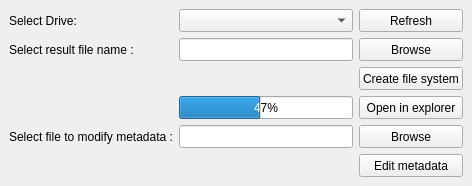
<?xml version="1.0" encoding="UTF-8"?>
<ui version="4.0">
 <class>MainWindow</class>
 <widget class="QMainWindow" name="MainWindow">
  <property name="geometry">
   <rect>
    <x>0</x>
    <y>0</y>
    <width>472</width>
    <height>186</height>
   </rect>
  </property>
  <property name="windowTitle">
   <string>Offline file ManaGer (OMG)</string>
  </property>
  <property name="windowIcon">
   <iconset>
    <normaloff>../../img/icon.png</normaloff>../../img/icon.png</iconset>
  </property>
  <widget class="QWidget" name="centralwidget">
   <layout class="QGridLayout" name="gridLayout">
    <item row="1" column="2">
     <widget class="QPushButton" name="button_browseResultFile">
      <property name="sizePolicy">
       <sizepolicy hsizetype="Minimum" vsizetype="Preferred">
        <horstretch>0</horstretch>
        <verstretch>0</verstretch>
       </sizepolicy>
      </property>
      <property name="text">
       <string>Browse</string>
      </property>
     </widget>
    </item>
    <item row="0" column="2">
     <widget class="QPushButton" name="button_refreshDrives">
      <property name="sizePolicy">
       <sizepolicy hsizetype="Minimum" vsizetype="Preferred">
        <horstretch>0</horstretch>
        <verstretch>0</verstretch>
       </sizepolicy>
      </property>
      <property name="text">
       <string>Refresh</string>
      </property>
     </widget>
    </item>
    <item row="4" column="2">
     <widget class="QPushButton" name="button_browseModifyFile">
      <property name="sizePolicy">
       <sizepolicy hsizetype="Minimum" vsizetype="Preferred">
        <horstretch>0</horstretch>
        <verstretch>0</verstretch>
       </sizepolicy>
      </property>
      <property name="text">
       <string>Browse</string>
      </property>
     </widget>
    </item>
    <item row="5" column="2">
     <widget class="QPushButton" name="button_startEditMetadata">
      <property name="sizePolicy">
       <sizepolicy hsizetype="Minimum" vsizetype="Preferred">
        <horstretch>0</horstretch>
        <verstretch>0</verstretch>
       </sizepolicy>
      </property>
      <property name="text">
       <string>Edit metadata</string>
      </property>
     </widget>
    </item>
    <item row="0" column="0">
     <widget class="QLabel" name="label_selectDrive">
      <property name="sizePolicy">
       <sizepolicy hsizetype="Preferred" vsizetype="Preferred">
        <horstretch>0</horstretch>
        <verstretch>0</verstretch>
       </sizepolicy>
      </property>
      <property name="text">
       <string>Select Drive: </string>
      </property>
     </widget>
    </item>
    <item row="4" column="0">
     <widget class="QLabel" name="label_selectFileForModification">
      <property name="sizePolicy">
       <sizepolicy hsizetype="Preferred" vsizetype="Preferred">
        <horstretch>0</horstretch>
        <verstretch>0</verstretch>
       </sizepolicy>
      </property>
      <property name="text">
       <string>Select file to modify metadata :</string>
      </property>
     </widget>
    </item>
    <item row="0" column="1">
     <widget class="QComboBox" name="comboBox_selectDriveSave">
      <property name="sizePolicy">
       <sizepolicy hsizetype="Preferred" vsizetype="Preferred">
        <horstretch>0</horstretch>
        <verstretch>0</verstretch>
       </sizepolicy>
      </property>
     </widget>
    </item>
    <item row="3" column="2">
     <widget class="QPushButton" name="button_openExplorer">
      <property name="sizePolicy">
       <sizepolicy hsizetype="Minimum" vsizetype="Preferred">
        <horstretch>0</horstretch>
        <verstretch>0</verstretch>
       </sizepolicy>
      </property>
      <property name="text">
       <string>Open in explorer</string>
      </property>
     </widget>
    </item>
    <item row="1" column="1">
     <widget class="QLineEdit" name="lineEdit_pathSaveFileInfo">
      <property name="sizePolicy">
       <sizepolicy hsizetype="Expanding" vsizetype="Preferred">
        <horstretch>0</horstretch>
        <verstretch>0</verstretch>
       </sizepolicy>
      </property>
     </widget>
    </item>
    <item row="1" column="0">
     <widget class="QLabel" name="label_2">
      <property name="sizePolicy">
       <sizepolicy hsizetype="Preferred" vsizetype="Preferred">
        <horstretch>0</horstretch>
        <verstretch>0</verstretch>
       </sizepolicy>
      </property>
      <property name="text">
       <string>Select result file name :</string>
      </property>
     </widget>
    </item>
    <item row="3" column="1">
     <widget class="QProgressBar" name="progressBar">
      <property name="enabled">
       <bool>true</bool>
      </property>
      <property name="sizePolicy">
       <sizepolicy hsizetype="Expanding" vsizetype="Preferred">
        <horstretch>0</horstretch>
        <verstretch>0</verstretch>
       </sizepolicy>
      </property>
      <property name="maximum">
       <number>100</number>
      </property>
      <property name="value">
       <number>47</number>
      </property>
      <property name="invertedAppearance">
       <bool>false</bool>
      </property>
     </widget>
    </item>
    <item row="4" column="1">
     <widget class="QLineEdit" name="lineEdit_pathModifyMetadata">
      <property name="sizePolicy">
       <sizepolicy hsizetype="Expanding" vsizetype="Preferred">
        <horstretch>0</horstretch>
        <verstretch>0</verstretch>
       </sizepolicy>
      </property>
     </widget>
    </item>
    <item row="2" column="2">
     <widget class="QPushButton" name="button_startCreateFilesystem">
      <property name="sizePolicy">
       <sizepolicy hsizetype="Minimum" vsizetype="Preferred">
        <horstretch>0</horstretch>
        <verstretch>0</verstretch>
       </sizepolicy>
      </property>
      <property name="text">
       <string>Create file system</string>
      </property>
     </widget>
    </item>
   </layout>
  </widget>
 </widget>
 <resources/>
 <connections/>
</ui>
